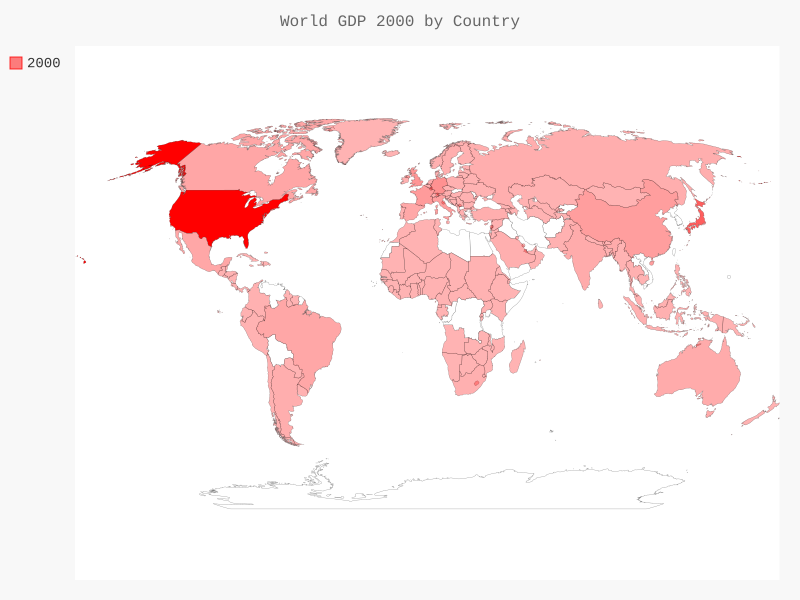

Write the Python code that produced this figure.
import json
from appscript import *
from pygal.maps.world import World
from pygal.style import LightColorizedStyle as LCS, RotateStyle as RS
from countries import get_country_code
filename = 'world_gdp_json.json'
filename_output = "world_gdp.svg"
with open(filename) as f:
	world_gdp_file = json.load(f)
#print 2010 population of each country
world_gdp = {} #a dictionary to hold country_code - gdp
for data_row in world_gdp_file:
	#print(data_row)
	if(data_row['Year'] == 2000):
		country_name = data_row['Country Name']
		#print(country_name)
		country_code = get_country_code(country_name)
		#country_code = data_row['Country Code'] #standardize country code for each country
		#print(country_code)
		gdp = int(float(data_row['Value'])) 		#we need to convert string into float first after that int() function can remove decimal
		#print(gdp)
		if country_code:
			world_gdp[country_code] = gdp
			#print(country_name + " " + country_code + " " + gdp)
print(world_gdp)
style_obj = RS('#FF0000', base_style = LCS) #return an object of style
wm = World(style = style_obj)
wm.title = 'World GDP 2000 by Country'
wm.add('2000', world_gdp)
wm.render_to_file("world_gdp_map.svg")
#open pygal file with Safari
safari = app("Safari")
safari.make(new = k.document, with_properties={k.URL:"file:///Users/tungvo/Desktop/Portfolio/data_visualization/world_gdp_map.svg"})
